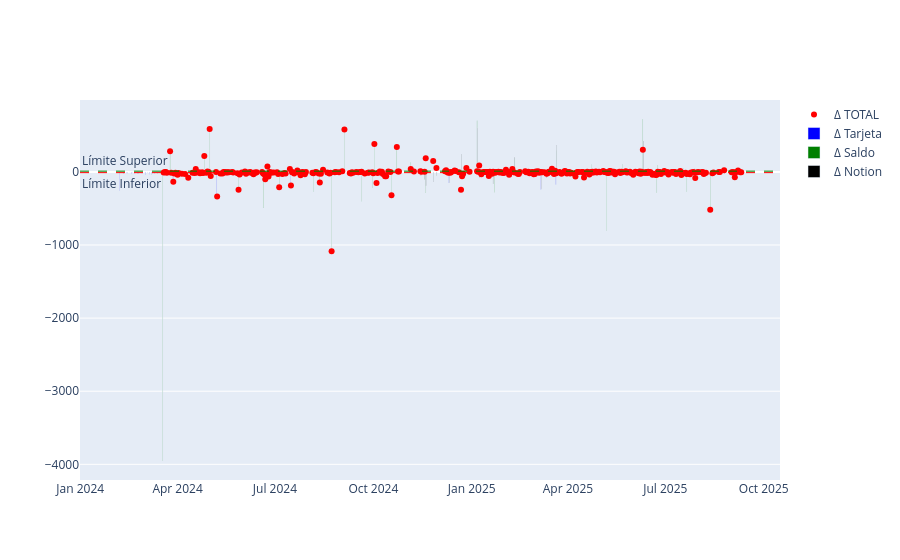

Notebook source saved alongside this figure:
### Markdown cell above
## Visualizar Diferencias

### Code cell
# df_diferencia[''] = df_diferencia['diff_amount'].apply(lambda x: 'positivo' if x > 0 else 'negativo')


# df_atipicos = df_diferencia.copy()
df_atipicos=df_dif_desc
fig = go.Figure()

fig.add_trace(go.Scatter(
    x=df_atipicos['FECHA'],
    y=df_atipicos['diff_TOTAL'],
    mode='markers',
    name='Δ TOTAL',
    line=dict(color='red'),
    hovertemplate='<b>%{x}</b><br>Valor: %{y}<br>Descripción: %{text}',
    text=df_atipicos['DESCRIPCION'] + " | " + df_atipicos["MADRE"]
))

fig.add_trace(go.Bar(
    x=df_atipicos['FECHA'],
    y=-df_atipicos['diff_tarjeta'],
    name='Δ Tarjeta',
    marker_color='blue',
    text=df_atipicos['DESCRIPCION'].fillna('') + " | " + df_atipicos["MADRE"].fillna(''),
    hovertemplate='<b>%{x}</b><br>Tarjeta: %{y}<br>Descripción: %{text}',
))
fig.add_trace(go.Bar(
    x=df_atipicos['FECHA'],
    y=df_atipicos["diff_saldo_sin_inversion"],
    name='Δ Saldo',
    marker_color='green',
    text=df_atipicos['DESCRIPCION'] + " | " + df_atipicos["MADRE"],
    hovertemplate='<b>%{x}</b><br>Saldo: %{y}<br>Descripción: %{text}',
))
fig.add_trace(go.Bar(
    x=df_atipicos['FECHA'],
    y=-df_atipicos["diff_notion"],
    name='Δ Notion',
    marker_color='black',
    text=df_atipicos['DESCRIPCION_NOTION'].fillna('') + " | " + df_atipicos["NOTION"].fillna(0).astype(str),
))
#lineas horizontales en 20 y -20
fig.add_hline(y=10, line_width=1, line_dash="dash", line_color="green", annotation_text="Límite Superior", annotation_position="top left")
fig.add_hline(y=-10, line_width=1, line_dash="dash", line_color="red", annotation_text="Límite Inferior", annotation_position="bottom left")
#FIXING INVERSIONES

### Figure 1 — Plotly figure (JSON) as saved in the notebook; plotly's stock layout.template omitted (floating-point values rounded to 4 significant figures; data arrays with more than 128 entries replaced by an {"elided": "..."} marker saying what was removed)
{"data": [{"hovertemplate": "<b>%{x}</b><br>Valor: %{y}<br>Descripción: %{text}", "line": {"color": "red"}, "mode": "markers", "name": "Δ TOTAL", "text": {"elided": "360 str values"}, "type": "scatter", "x": {"elided": "360 str values"}, "y": {"elided": "360 float values"}}, {"hovertemplate": "<b>%{x}</b><br>Tarjeta: %{y}<br>Descripción: %{text}", "marker": {"color": "blue"}, "name": "Δ Tarjeta", "text": {"elided": "360 str values"}, "type": "bar", "x": {"elided": "360 str values"}, "y": {"elided": "360 float values"}}, {"hovertemplate": "<b>%{x}</b><br>Saldo: %{y}<br>Descripción: %{text}", "marker": {"color": "green"}, "name": "Δ Saldo", "text": {"elided": "360 str values"}, "type": "bar", "x": {"elided": "360 str values"}, "y": {"elided": "360 float values"}}, {"marker": {"color": "black"}, "name": "Δ Notion", "text": {"elided": "360 str values"}, "type": "bar", "x": {"elided": "360 str values"}, "y": {"elided": "360 float values"}}], "layout": {"annotations": [{"showarrow": false, "text": "Límite Superior", "x": 0, "xanchor": "left", "xref": "x domain", "y": 10, "yanchor": "bottom", "yref": "y"}, {"showarrow": false, "text": "Límite Inferior", "x": 0, "xanchor": "left", "xref": "x domain", "y": -10, "yanchor": "top", "yref": "y"}], "shapes": [{"line": {"color": "green", "dash": "dash", "width": 1}, "type": "line", "x0": 0, "x1": 1, "xref": "x domain", "y0": 10, "y1": 10, "yref": "y"}, {"line": {"color": "red", "dash": "dash", "width": 1}, "type": "line", "x0": 0, "x1": 1, "xref": "x domain", "y0": -10, "y1": -10, "yref": "y"}]}}
